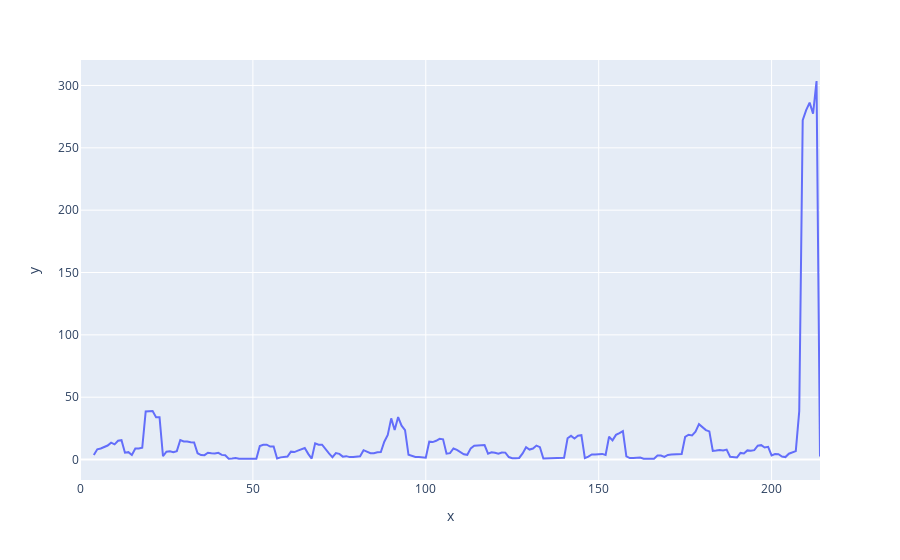

The cell this chart's notebook holds for it:
### Code cell
px.line(x=moving_average_var.index, y=moving_average_var['Inter-arrival Time for Day 1'])

### Figure 1 — Plotly figure (JSON) as saved in the notebook; plotly's stock layout.template omitted (floating-point values rounded to 4 significant figures; data arrays with more than 128 entries replaced by an {"elided": "..."} marker saying what was removed)
{"data": [{"hovertemplate": "x=%{x}<br>y=%{y}<extra></extra>", "legendgroup": "", "line": {"color": "#636efa", "dash": "solid"}, "marker": {"symbol": "circle"}, "mode": "lines", "name": "", "orientation": "v", "showlegend": false, "type": "scatter", "x": {"elided": "215 int values"}, "xaxis": "x", "y": {"elided": "215 float values"}, "yaxis": "y"}], "layout": {"legend": {"tracegroupgap": 0}, "margin": {"t": 60}, "xaxis": {"anchor": "y", "domain": [0, 1], "title": {"text": "x"}}, "yaxis": {"anchor": "x", "domain": [0, 1], "title": {"text": "y"}}}}
